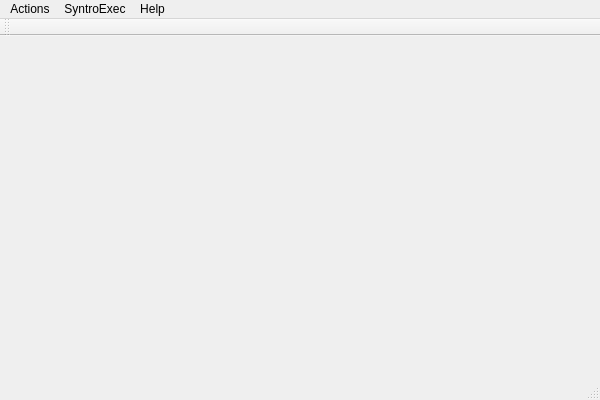
<?xml version="1.0" encoding="UTF-8"?>
<ui version="4.0">
 <class>SyntroExecClass</class>
 <widget class="QMainWindow" name="SyntroExecClass">
  <property name="geometry">
   <rect>
    <x>0</x>
    <y>0</y>
    <width>600</width>
    <height>400</height>
   </rect>
  </property>
  <property name="windowTitle">
   <string>SpacesExec</string>
  </property>
  <widget class="QWidget" name="centralWidget"/>
  <widget class="QMenuBar" name="menuBar">
   <property name="geometry">
    <rect>
     <x>0</x>
     <y>0</y>
     <width>600</width>
     <height>21</height>
    </rect>
   </property>
   <widget class="QMenu" name="menuFile">
    <property name="title">
     <string>SyntroExec</string>
    </property>
    <addaction name="actionHello"/>
    <addaction name="separator"/>
   </widget>
   <widget class="QMenu" name="menuHelp">
    <property name="title">
     <string>Help</string>
    </property>
    <addaction name="actionAbout"/>
   </widget>
   <widget class="QMenu" name="menuActions">
    <property name="title">
     <string>Actions</string>
    </property>
    <addaction name="actionExit"/>
   </widget>
   <addaction name="menuActions"/>
   <addaction name="menuFile"/>
   <addaction name="menuHelp"/>
  </widget>
  <widget class="QToolBar" name="mainToolBar">
   <attribute name="toolBarArea">
    <enum>TopToolBarArea</enum>
   </attribute>
   <attribute name="toolBarBreak">
    <bool>false</bool>
   </attribute>
  </widget>
  <widget class="QStatusBar" name="statusBar"/>
  <action name="actionExit">
   <property name="text">
    <string>Exit</string>
   </property>
   <property name="iconVisibleInMenu">
    <bool>false</bool>
   </property>
  </action>
  <action name="actionAbout">
   <property name="text">
    <string>About</string>
   </property>
  </action>
 </widget>
 <layoutdefault spacing="6" margin="11"/>
 <resources/>
 <connections/>
</ui>
